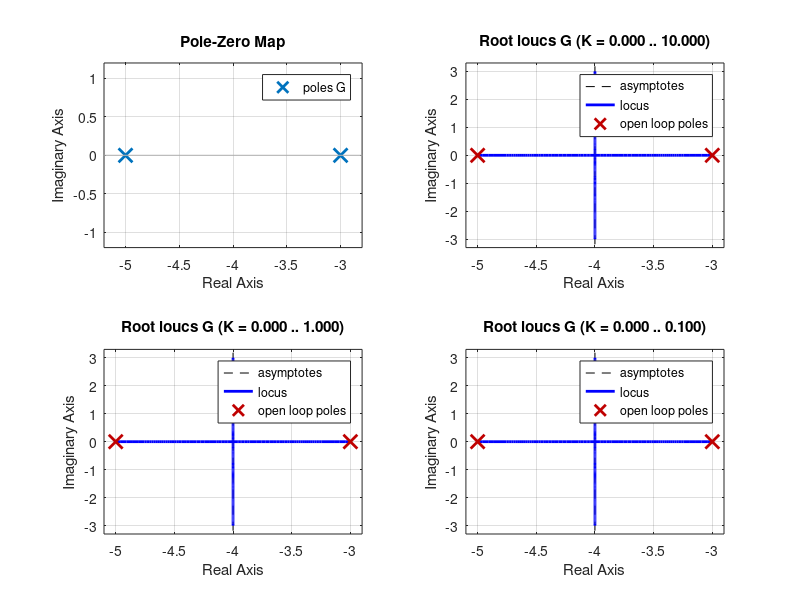

Recreate this plot in MATLAB.
% Homework 8
% Problem 2

clear all
clc

K = 1;

s = tf('s');
G = (K)/((s+3)*(s+5));

figure(1)
subplot(2,2,1)
pzmap(G)

subplot(2,2,2)
rlocus(G)

K = 10;
G = (K)/((s+3)*(s+5));
subplot(2,2,3)
rlocus(G)

K = 100;
G = (K)/((s+3)*(s+5));
subplot(2,2,4)
rlocus(G)